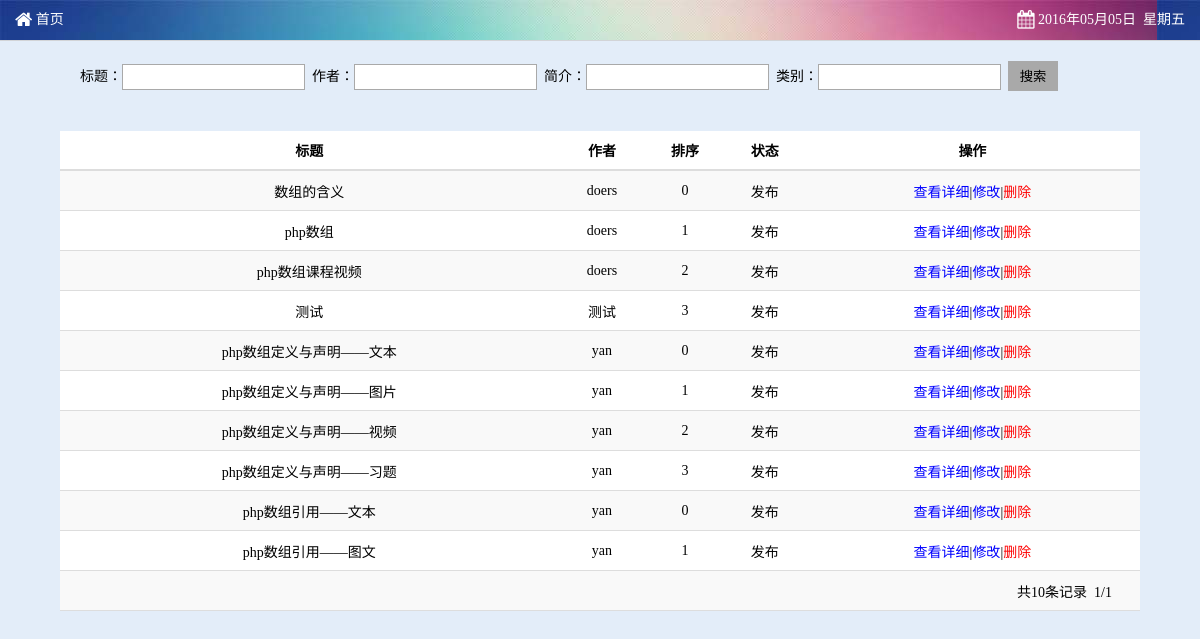
The page /weiadmin/article/artlist.php (signed in) on the database its author committed.
### tables this page shows
CREATE TABLE `article_info` (
  `art_id` int(11) NOT NULL auto_increment COMMENT '文章id',
  `art_class_id` int(11) NOT NULL COMMENT '分类id',
  `art_title` varchar(50) NOT NULL COMMENT '文章标题',
  `author` varchar(50) NOT NULL COMMENT '作者',
  `publication_time` datetime NOT NULL COMMENT '时间',
  `art_sort` int(11) NOT NULL default '50' COMMENT '排序',
  `brief` varchar(100) default NULL COMMENT '简介',
  `art_type` tinyint(4) NOT NULL default '1' COMMENT '1/文字，2/图文，3/视频，4/习题',
  `thumbnail` varchar(255) default NULL COMMENT '缩略图路径',
  `words_num` int(11) default NULL COMMENT '文章字数',
  `text` text COMMENT '文章具体内容',
  `state` int(10) unsigned NOT NULL default '0' COMMENT '0/草稿，1/发布，2/回收站',
  PRIMARY KEY  (`art_id`)
);

### include/php/page.class.php (called while the page is built, shortened)
<?php
	class Page{
		private $total;
		private $nums;
		private $pages;
		private $cpage;
		private $uri;
		public function __construct($total,$nums=15,$query=""){
			$this->total = $total;
			$this->nums = $nums;
			$this->pages = $this->getPages();
			$this->cpage = !empty($_GET['page']) ? $_GET['page']:1;
			$this->uri = $this->setUri($query);
			$this->limit = "limit ".$this->setLimit();
		}
		private function setUri($query) {
			$request_uri = $_SERVER["REQUEST_URI"];
			$url = strstr($request_uri,'?') ? $request_uri :  $request_uri.'?';
			$arr = parse_url($url);
			if(isset($arr["query"])){
				parse_str($arr["query"], $arrs);
				unset($arrs["page"]);
				$url = $arr["path"].'?'.http_build_query($arrs);
			}
			return $url;
		}
		private function setLimit(){
			if($this->cpage > 0)
				return ($this->cpage-1)*$this->nums.", {$this->nums}";
			else
				return 0;
		}
		function __get($args){
			if($args == "limit" || $args == "cpage")
				return $this->$args;
			else
				return null;
		}
		private function getPages(){
			return ceil($this->total/$this->nums);
		}
		function first(){
			if($this->cpage > 1){
				$prev = $this->cpage - 1;
				return '<a href="'.$this->uri.'page=1">首页</a>  <a href="'.$this->uri.'page='.$prev.'">上一页</a>';
			}else{
				return "";
			}
		}
		function flist(){
			$list = "";
			$num = 4;
			for ($i=$num; $i>=1 ; $i--) {
				$page = $this->cpage - $i;
			}
			for ($i=1; $i <= $num; $i++) {
				$page = $this->cpage + $i;
				if($page > $this->pages){
					break;
				}
				$list .= '<a href="'.$this->uri.'page='.$page.'">' . $page . '</a>&nbsp;&nbsp;';
			}
			return $list;
		}
		function last(){
			if($this->cpage < $this->pages){
				$next = $this->cpage + 1;
				return '<a href="'.$this->uri.'page='.$next.'">下一页</a>&nbsp;&nbsp;<a href="'.$this->uri.'page='.$this->pages.'">末页</a>';
			}else{
				return "";
			}
		}
		private function start(){
			return ($this->cpage - 1)*$this->nums+1;
		}
		private function end(){
			return min($this->cpage*$this->nums , $this->total);
		}
		private function currnum(){
			return $this->end()-$this->start()+1;
		}
		function fpage(){
			$fpage = "";
			$pages[0] = "&nbsp;共{$this->total}条记录&nbsp;&nbsp;";
			$pages[1] = "本页显示".$this->currnum()."条记录&nbsp;";
			$pages[2] = "从".$this->start()."-".$this->end()."条&nbsp;";
			$pages[3] = "{$this->cpage}/{$this->pages}&nbsp;&nbsp;";
			$pages[4] = $this->first()."&nbsp;&nbsp;";
			$pages[5] = $this->flist()."&nbsp;&nbsp;";
			$pages[6] = $this->last()."&nbsp;&nbsp;";
			$arr = func_get_args();
			foreach ($arr as $n) {
				$fpage .= $pages[$n];
			}
			return $fpage;
		}
	}
?>

### weiadmin/article/artlist.php (the view, shortened to what this page needs)
<?php
	require (INCLUDE_PATH.'php/page.class.php');
?>
<?php
	$tmp = !empty($_POST) ? $_POST : $_GET;
	$whr = array();
	$args = "";
	if(!empty($whr)){
		$where = " where ".implode(" and ",$whr);
	}else {
		$where = "";
	}
?>
<!DOCTYPE html PUBLIC "-//W3C//DTD XHTML 1.0 Transitional//EN" "http://www.w3.org/TR/xhtml1/DTD/xhtml1-transitional.dtd">
<html xmlns="http://www.w3.org/1999/xhtml">
	<head>
		<link rel="stylesheet" type="text/css" href="../css/basic.css"/>
		<link rel="stylesheet" type="text/css" href="../css/article.css"/>
	</head>
	<body class="bg">
		<div class="container">
			<div class="search">
				<form action="artlist.php" method="post">
					<label>标题：</label><input type="text" name="art_title" value="<?php echo isset($tmp['art_title'])?$tmp['art_title']:""; ?>"/>&nbsp;
					<label>作者：</label><input type="text" name="author" value="<?php echo isset($tmp['author'])?$tmp['author']:""; ?>"/>&nbsp;
					<label>简介：</label><input type="text" name="brief" value="<?php echo isset($tmp['brief'])?$tmp['brief']:""; ?>"/>&nbsp;
					<label>类别：</label><input type="text" name="art_class_name" value="<?php echo isset($tmp['art_class_name'])?$tmp['art_class_name']:""; ?>"/>&nbsp;
					<input type="submit" value="搜索"/>
				</form>
			</div>
			<table class="table" cellpadding="0" cellspacing="0">
			<tr>
				<th>标题</th>
				<th>作者</th>
				<th>排序</th>
				<th>状态</th>
				<th>操作</th>
			</tr>
			<?php
				$sql = "select count(*) from article_info {$where}";
				$result = mysql_query($sql);
				$row = mysql_fetch_row($result);
				$count = $row[0];
				$page = new Page($count,15,$args);
				$limit = $page->limit;
				$sql = "select * from article_info {$where} order by art_class_id asc,art_sort asc {$limit}";
				$result = mysql_query($sql);
				while ($row = mysql_fetch_array($result)) {
					echo "<tr>";
					echo "<td>" . $row['art_title'] . "</td>";
					echo "<td>" . $row['author'] . "</td>";
					echo "<td>" . $row['art_sort'] . "</td>";
					switch ($row['state']) {
						case '1' :
							$state = "发布";
							break;
					}
					echo "<td>" . $state . "</td>";
					echo "<td><a style='color:blue;' href='artview.php?art_id={$row['art_id']}&art_class_id={$row['art_class_id']}'>查看详细</a>" .
							"|<a style='color:blue;' href='artmod.php?art_id={$row['art_id']}'>修改</a>"
							. "|<a style='color:red;' onclick='return delConfirm(\"{$row['art_title']}\");' href='artaction.php?act=art_del&art_id={$row['art_id']}&page={$page->cpage}{$args}'>删除</a></td>";
					echo "</tr>";
				}
				echo "<tr><td colspan='5' align='right'>".$page->fpage(0,3,4,5,6)."</td></tr>";
			?>
		</table>
		</div>
	</body>
</html>

### weiadmin/css/basic.css (style rules this page uses)
body { padding: 0; margin: 0; width: 100%; font-family: '微软雅黑'; font-size: 14px; }
div { padding: 0; margin: 0; }
a { text-decoration: none; color: #000; }
input,textarea { outline: none; }
.bg { background: #E3EDF9; overflow: scroll; overflow-x: hidden; }
.content-header { width: 100%; height: 40px; background: #F5F5F5; border-bottom: 1px solid #D2D4D7; }
.content-header .left { padding-left: 15px; float: left; }
.content-header .right { float: right; padding-right: 15px; }
.content-header div span { display: inline-block; height: 40px; line-height: 40px; color: #ffffff; }
.table { width: 100%; padding: 20px 5%; text-align: center; border: none; }
.table tr { height: 40px; }
.table tr:nth-child(odd) { background: #FFFFFF; }
.table tr:nth-child(even) { background: #F9F9F9; }
.table tr:FIRST-CHILD th { border-bottom: 2px solid #DDDDDD; }
.table tr td { font-size: 14px; font-weight: normal; border-bottom: 1px solid #DDDDDD; }

### weiadmin/css/article.css (style rules this page uses)
.container { width: 100%; }
.container .search { padding:20px 80px; }
.container .search label,.container .search input { height: 22px; line-height: 22px; }
.container .search input[type=text] { outline:none; border: 1px solid #A9A9A9; }
.container .search input[type=submit] { width: 50px; height: 30px; line-height:30px; border:none; background-color:#A9A9A9; cursor: pointer; }

### rows shown on the page
article_info: art_title "数组的含义", author "doers", art_sort "0", state "发布"
article_info: art_title "php数组", author "doers", art_sort "1", state "发布"
article_info: art_title "php数组课程视频", author "doers", art_sort "2", state "发布"
article_info: art_title "测试", author "测试", art_sort "3", state "发布"
article_info: art_title "php数组定义与声明——文本", author "yan", art_sort "0", state "发布"
article_info: art_title "php数组定义与声明——图片", author "yan", art_sort "1", state "发布"
article_info: art_title "php数组定义与声明——视频", author "yan", art_sort "2", state "发布"
article_info: art_title "php数组定义与声明——习题", author "yan", art_sort "3", state "发布"
article_info: art_title "php数组引用——文本", author "yan", art_sort "0", state "发布"
article_info: art_title "php数组引用——图文", author "yan", art_sort "1", state "发布"

### other values the page prints
$page->fpage(0,3,4,5,6) "共10条记录 1/1"
